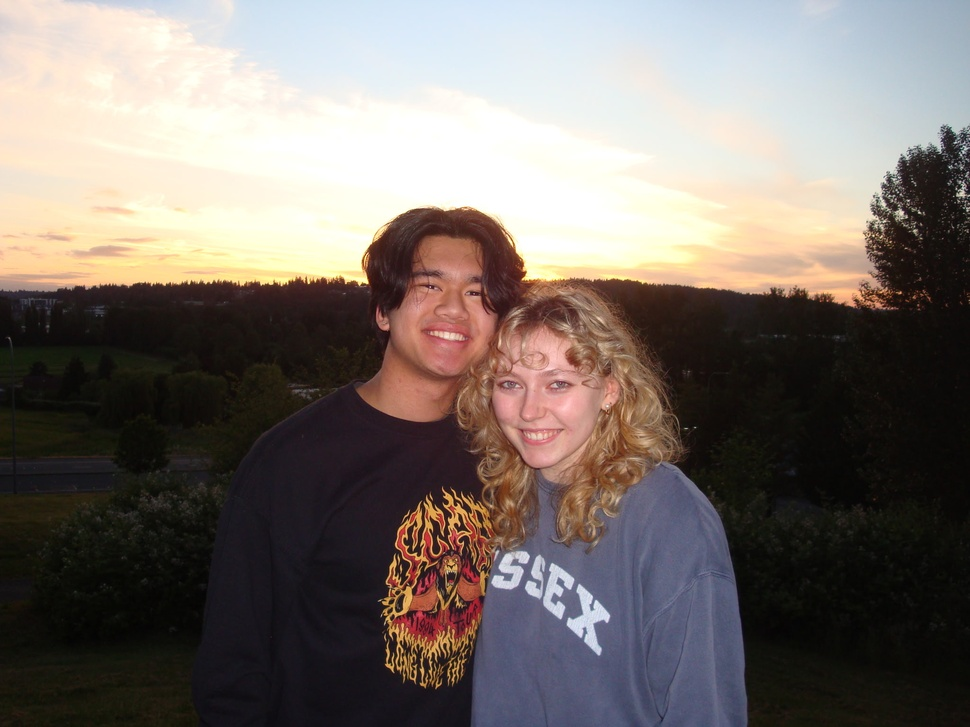
#> input picture data/us.jpg, 970 x 727 px, shrunk from 2048 x 1536 before the run
$ python main.py
#> lines starting #> are read from the running program, lines starting #| are printed output that depends on the picture
#> the answer given: ../data/us.jpg
from PIL import Image
import numpy as np
import matplotlib.pyplot as plt

def image_to_matrix(image_path):
    """
    Convert a grayscale image to a matrix.

    Inputs:
        image_path (str): Path to the input image file

    Returns:
        numpy.ndarray: 2D matrix representing the grayscale image
    """
#> called with image_path = '../data/us.jpg'
    # Load the image
    image = Image.open(image_path)
#> image is the input picture: PIL image 970x727 RGB; mean R, G, B 120.7, 112.1, 106.8
    # Convert to grayscale if it's not already
    if image.mode != 'L':
        image = image.convert('L')
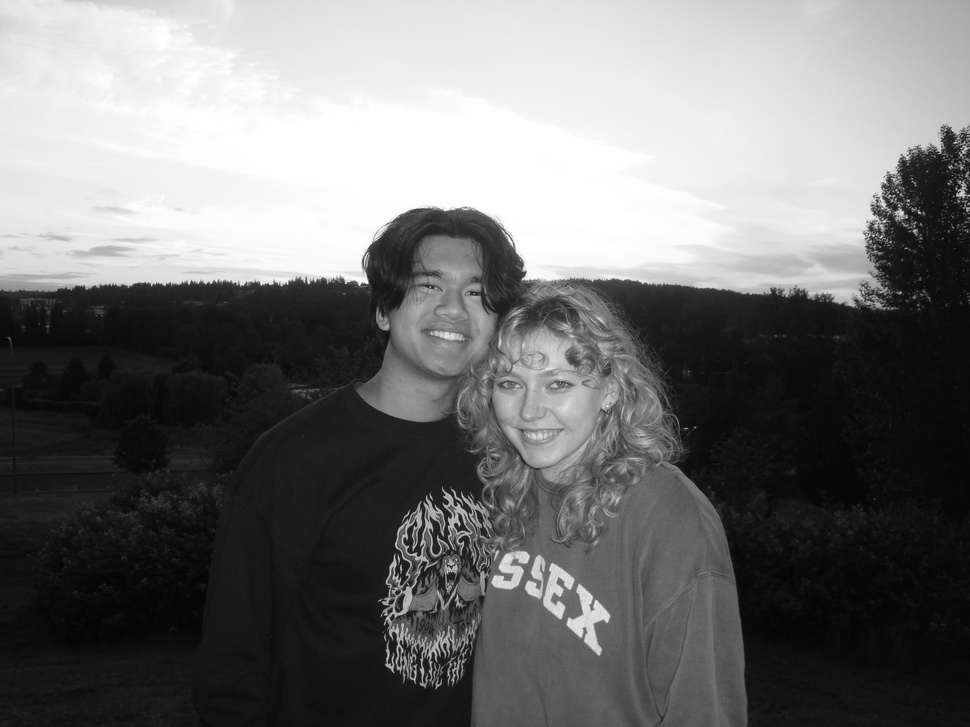
#> image: PIL image 970x727 L; min 2, max 255, mean 114.1
    # Convert PIL image to numpy array (matrix)
    matrix = np.array(image)
    return matrix

def display_image(matrix, title="Grayscale Image"):
    """
    Display the image matrix using matplotlib.

    Inputs:
        matrix (numpy.ndarray): 2D matrix representing the grayscale image
        title (str): Title for the displayed image
    """
    plt.figure(figsize=(8, 6))
    plt.imshow(matrix, cmap='gray')
    plt.title(title)
    plt.axis('off')  # Hide axes for cleaner display
    plt.show()

def main():
    # Example usage
    image_path = input("Enter the path to your grayscale image: ")

    try:
        image = image_to_matrix(image_path)
        U, S, Vt = np.linalg.svd(image, full_matrices=False)
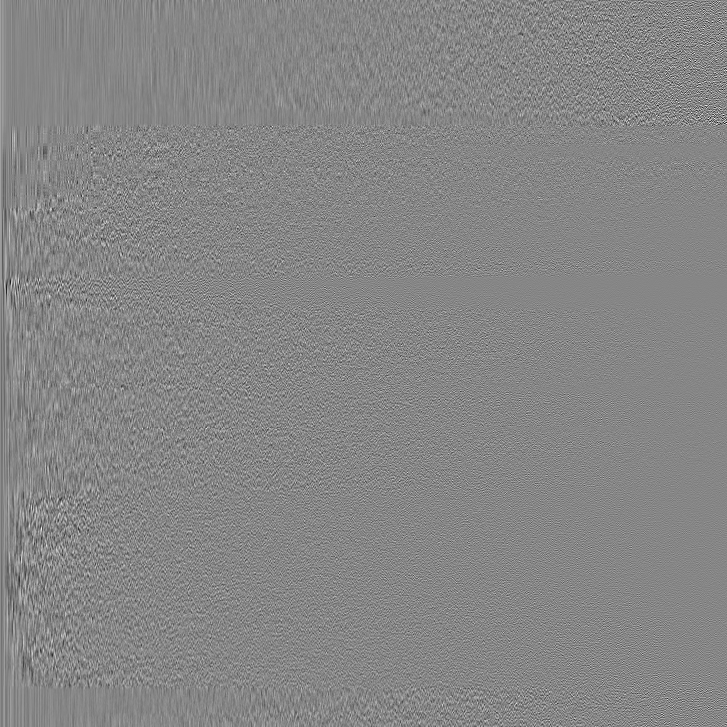
#> U: shape (727, 727) float64; min -0.296, max 0.266, mean 2.21e-05; drawn with min black and max white
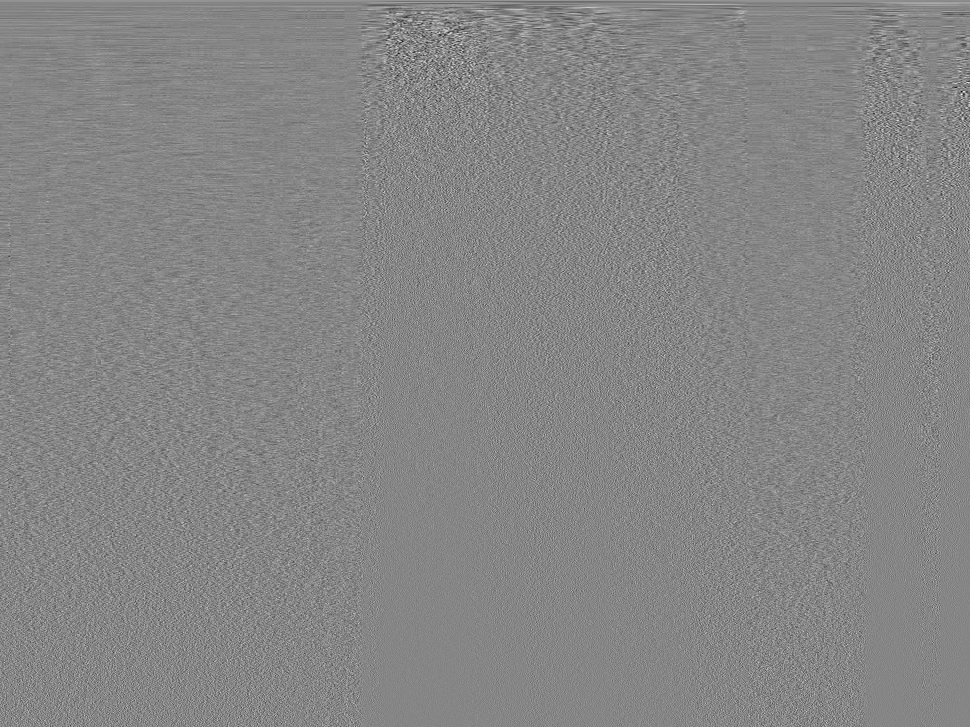
#> Vt: shape (727, 970) float64; min -0.312, max 0.282, mean 5.38e-05; drawn with min black and max white
#> S = 727 values, max 121238.2 at index 0, min 2.43 at index 726, mean 485
        print(S.shape)
#| (727,)

    except FileNotFoundError:
        print(f"Error: Could not find the image file at '{image_path}'")
    except Exception as e:
        print(f"Error processing image: {e}")

if __name__ == '__main__':
    main()
